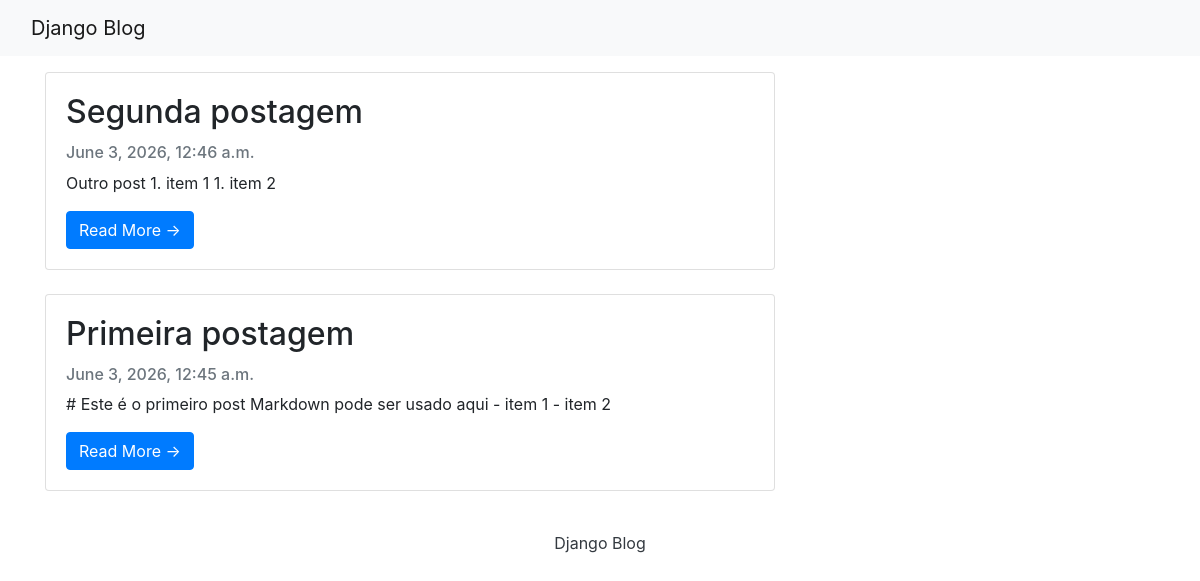
Before: / with the older database file.
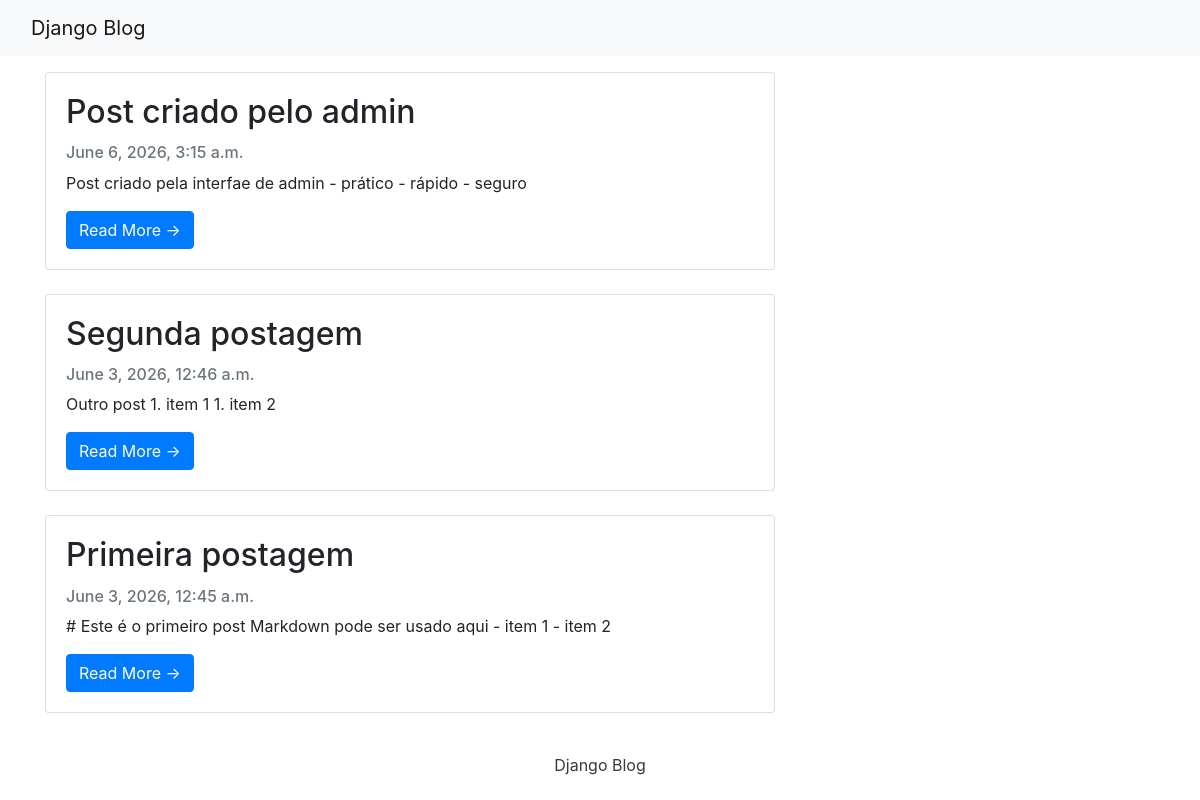
After: the same page with the newer database file.
### djblog/models.py (models this page shows, shortened)
class Post(models.Model):
    title = models.CharField(max_length=255)
    slug = models.SlugField(max_length=255, unique=True)
    content = models.TextField()
    published = models.BooleanField(default=True)
    date = models.DateTimeField(auto_now_add=True)
    class Meta:
        ordering = ["-date"]

### djblog/views.py (the view)
# urls.py: path("", PostList.as_view(), name="index"),
class PostList(ListView):
    model = Post
    template_name = "index.html"
    queryset = Post.objects.filter(published=True)

### templates/index.html
{% extends "base.html" %}
{% block content %}
<div class="container">
    <div class="row">
        <div class="col-md-8 mt-3 left">
            {% for post in post_list %}
            <div class="card mb-4">
                <div class="card-body">
                    <h2 class="card-title">{{ post.title }}</h2>
                    <p class="card-text text-muted h6">{{ post.date}} </p>
                    <p class="card-text">{{post.content|slice:":200" }}</p>
                    <a href="{% url 'detail' post.slug  %}" class="btn btn-primary">Read More &rarr;</a>
                </div>
            </div>
            {% endfor %}
        </div>
    </div>
</div>
{%endblock%}

### templates/base.html (shortened to what this page needs)
<!DOCTYPE html>
<html>
    <head>
        <link rel="stylesheet" href="https://maxcdn.bootstrapcdn.com/bootstrap/4.0.0/css/bootstrap.min.css" />
    </head>
    <body>
        <nav class="navbar navbar-expand-lg navbar-light bg-light shadow" id="mainNav">
            <div class="container-fluid">
                <a class="navbar-brand" href="{% url 'index' %}">Django Blog</a>
            </div>
        </nav>
        {% block content %}
        {% endblock content %}
        <footer class="py-3 bg-grey">
            <p class="m-0 text-dark text-center ">Django Blog</p>
        </footer>
    </body>
</html>

Changed rows visible on the page:
added Post: title "Post criado pelo admin", date "June 6, 2026, 3:15 a.m.", content "Post criado pela interfae de admin - prático - rápido - seguro"
